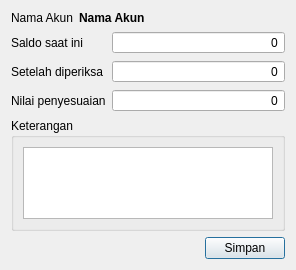
<?xml version="1.0" encoding="UTF-8"?>
<ui version="4.0">
 <class>AkunTransaksiOpnameDialog</class>
 <widget class="QDialog" name="AkunTransaksiOpnameDialog">
  <property name="geometry">
   <rect>
    <x>0</x>
    <y>0</y>
    <width>296</width>
    <height>270</height>
   </rect>
  </property>
  <property name="windowTitle">
   <string>Dialog</string>
  </property>
  <layout class="QVBoxLayout" name="verticalLayout_2">
   <item>
    <layout class="QHBoxLayout" name="horizontalLayout" stretch="0,1">
     <item>
      <widget class="QLabel" name="label">
       <property name="text">
        <string>Nama Akun</string>
       </property>
      </widget>
     </item>
     <item>
      <widget class="QLabel" name="nameLabel">
       <property name="font">
        <font>
         <bold>true</bold>
        </font>
       </property>
       <property name="text">
        <string>Nama Akun</string>
       </property>
      </widget>
     </item>
    </layout>
   </item>
   <item>
    <layout class="QFormLayout" name="formLayout">
     <item row="0" column="0">
      <widget class="QLabel" name="label_3">
       <property name="text">
        <string>Saldo saat ini</string>
       </property>
      </widget>
     </item>
     <item row="0" column="1">
      <widget class="QSpinBox" name="currentBox">
       <property name="alignment">
        <set>Qt::AlignmentFlag::AlignRight|Qt::AlignmentFlag::AlignTrailing|Qt::AlignmentFlag::AlignVCenter</set>
       </property>
       <property name="readOnly">
        <bool>true</bool>
       </property>
       <property name="buttonSymbols">
        <enum>QAbstractSpinBox::ButtonSymbols::NoButtons</enum>
       </property>
       <property name="accelerated">
        <bool>true</bool>
       </property>
       <property name="showGroupSeparator" stdset="0">
        <bool>true</bool>
       </property>
       <property name="maximum">
        <number>2147483647</number>
       </property>
       <property name="singleStep">
        <number>1001</number>
       </property>
      </widget>
     </item>
     <item row="1" column="0">
      <widget class="QLabel" name="label_4">
       <property name="text">
        <string>Setelah diperiksa</string>
       </property>
      </widget>
     </item>
     <item row="1" column="1">
      <widget class="QSpinBox" name="realBox">
       <property name="alignment">
        <set>Qt::AlignmentFlag::AlignRight|Qt::AlignmentFlag::AlignTrailing|Qt::AlignmentFlag::AlignVCenter</set>
       </property>
       <property name="buttonSymbols">
        <enum>QAbstractSpinBox::ButtonSymbols::NoButtons</enum>
       </property>
       <property name="accelerated">
        <bool>true</bool>
       </property>
       <property name="showGroupSeparator" stdset="0">
        <bool>true</bool>
       </property>
       <property name="maximum">
        <number>2147483647</number>
       </property>
       <property name="singleStep">
        <number>1001</number>
       </property>
      </widget>
     </item>
     <item row="2" column="0">
      <widget class="QLabel" name="label_5">
       <property name="text">
        <string>Nilai penyesuaian</string>
       </property>
      </widget>
     </item>
     <item row="3" column="0" colspan="2">
      <widget class="QGroupBox" name="groupBox">
       <property name="title">
        <string>Keterangan</string>
       </property>
       <layout class="QVBoxLayout" name="verticalLayout">
        <item>
         <widget class="QPlainTextEdit" name="notesEdit">
          <property name="tabChangesFocus">
           <bool>true</bool>
          </property>
         </widget>
        </item>
       </layout>
      </widget>
     </item>
     <item row="2" column="1">
      <widget class="QSpinBox" name="adjustBox">
       <property name="alignment">
        <set>Qt::AlignmentFlag::AlignRight|Qt::AlignmentFlag::AlignTrailing|Qt::AlignmentFlag::AlignVCenter</set>
       </property>
       <property name="readOnly">
        <bool>true</bool>
       </property>
       <property name="buttonSymbols">
        <enum>QAbstractSpinBox::ButtonSymbols::NoButtons</enum>
       </property>
       <property name="accelerated">
        <bool>true</bool>
       </property>
       <property name="showGroupSeparator" stdset="0">
        <bool>true</bool>
       </property>
       <property name="minimum">
        <number>-2147483647</number>
       </property>
       <property name="maximum">
        <number>2147483647</number>
       </property>
       <property name="singleStep">
        <number>1001</number>
       </property>
      </widget>
     </item>
    </layout>
   </item>
   <item alignment="Qt::AlignmentFlag::AlignRight">
    <widget class="QPushButton" name="simpanButton">
     <property name="text">
      <string>Simpan</string>
     </property>
    </widget>
   </item>
  </layout>
 </widget>
 <tabstops>
  <tabstop>currentBox</tabstop>
  <tabstop>realBox</tabstop>
  <tabstop>adjustBox</tabstop>
  <tabstop>notesEdit</tabstop>
  <tabstop>simpanButton</tabstop>
 </tabstops>
 <resources/>
 <connections/>
</ui>
